Frame 1 (no input): blank canvas, image omitted
Frame 60 (no input): blank canvas, image omitted
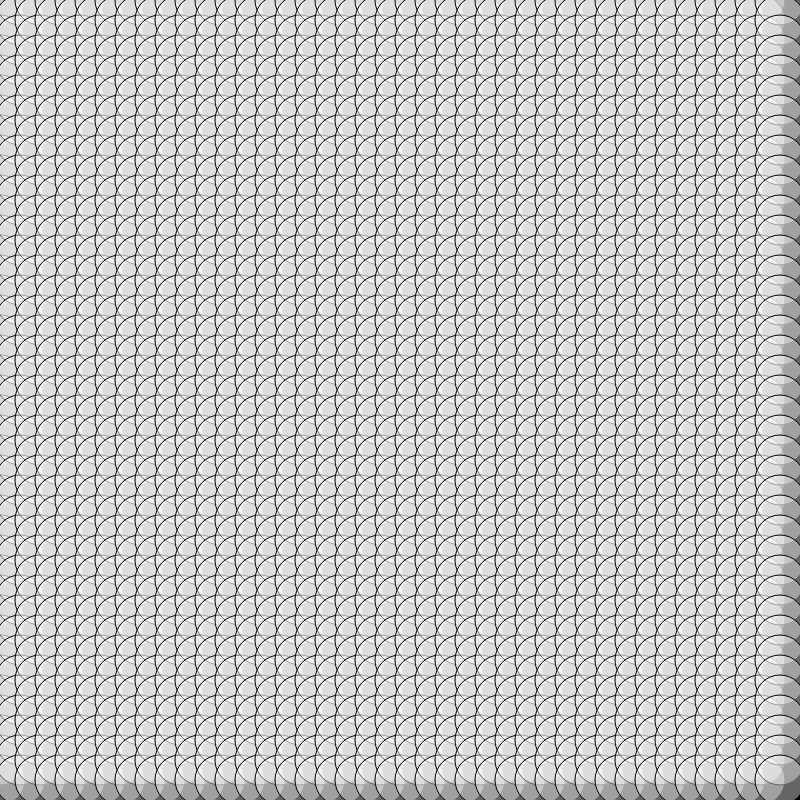
Frame 120 (the mouse pressed at the canvas centre since frame 60)

The p5.js sketch whose frames 1 and 60 were blank and that drew this single picture after the mouse press (run headless with seeded random() and noise() and a simulated clock; from frame 60 on, the mouse is pressed at the canvas centre):

// p5.js sketch
// ── sketch.js

function setup() {
  createCanvas(800, 800);
}

function draw() {
  background(0);
  fill(255);
  
  var num_x = mouseX*0.1;
  var num_y = mouseY*0.1;
  
  for (var i = 0; i < num_x; i++) {
    for (var j = 0; j < num_y; j++) {
      
      var x = map(i, 0, num_x, 0, width);
      var y = map(j, 0, num_y, 0, height);
      
      fill(255, 100);
      ellipse(x, y, 50, 50);
    }
  }

}
